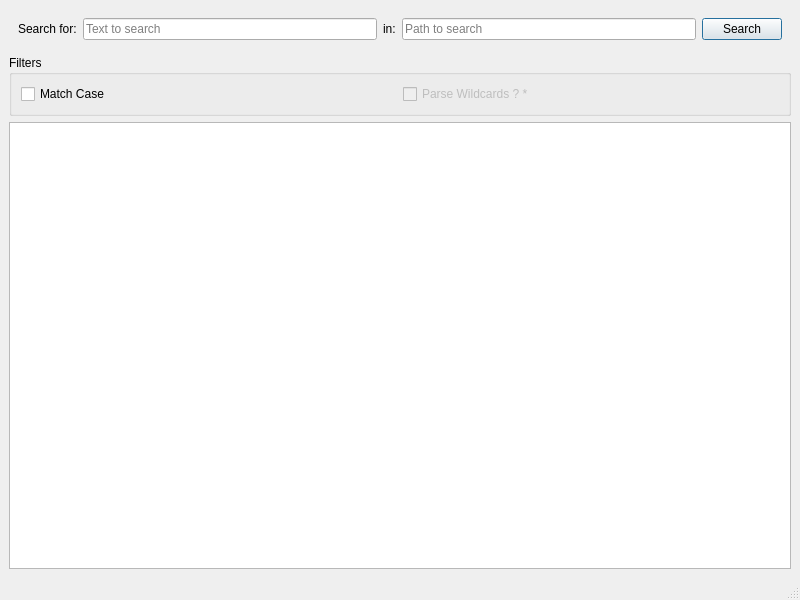
<?xml version="1.0" encoding="UTF-8"?>
<ui version="4.0">
 <class>SearchWindow</class>
 <widget class="QMainWindow" name="SearchWindow">
  <property name="geometry">
   <rect>
    <x>0</x>
    <y>0</y>
    <width>800</width>
    <height>600</height>
   </rect>
  </property>
  <property name="windowTitle">
   <string>Search</string>
  </property>
  <property name="windowIcon">
   <iconset resource="../resources/Icon.qrc">
    <normaloff>:/icons/search.svg</normaloff>:/icons/search.svg</iconset>
  </property>
  <widget class="QWidget" name="centralwidget">
   <layout class="QVBoxLayout" name="verticalLayout">
    <item>
     <widget class="QWidget" name="group" native="true">
      <layout class="QHBoxLayout" name="horizontalLayout_3">
       <item>
        <widget class="QLabel" name="label_search_for">
         <property name="text">
          <string>Search for:</string>
         </property>
        </widget>
       </item>
       <item>
        <widget class="QLineEdit" name="search_key">
         <property name="placeholderText">
          <string>Text to search</string>
         </property>
        </widget>
       </item>
       <item>
        <widget class="QLabel" name="label_in">
         <property name="text">
          <string>in:</string>
         </property>
        </widget>
       </item>
       <item>
        <widget class="QLineEdit" name="search_path">
         <property name="text">
          <string/>
         </property>
         <property name="placeholderText">
          <string>Path to search</string>
         </property>
        </widget>
       </item>
       <item>
        <widget class="QPushButton" name="searchButton">
         <property name="text">
          <string>Search</string>
         </property>
         <property name="default">
          <bool>true</bool>
         </property>
        </widget>
       </item>
      </layout>
     </widget>
    </item>
    <item>
     <widget class="QGroupBox" name="filters">
      <property name="title">
       <string>Filters</string>
      </property>
      <layout class="QHBoxLayout" name="horizontalLayout_2">
       <item>
        <widget class="QCheckBox" name="caseSensitive">
         <property name="text">
          <string>Match Case</string>
         </property>
        </widget>
       </item>
       <item>
        <widget class="QCheckBox" name="checkBox">
         <property name="enabled">
          <bool>false</bool>
         </property>
         <property name="text">
          <string>Parse Wildcards ? *</string>
         </property>
        </widget>
       </item>
      </layout>
     </widget>
    </item>
    <item>
     <widget class="QTableView" name="resultView">
      <property name="showGrid">
       <bool>false</bool>
      </property>
      <attribute name="horizontalHeaderStretchLastSection">
       <bool>true</bool>
      </attribute>
     </widget>
    </item>
   </layout>
  </widget>
  <widget class="QStatusBar" name="statusbar"/>
 </widget>
 <resources>
  <include location="../resources/Icon.qrc"/>
 </resources>
 <connections/>
</ui>
